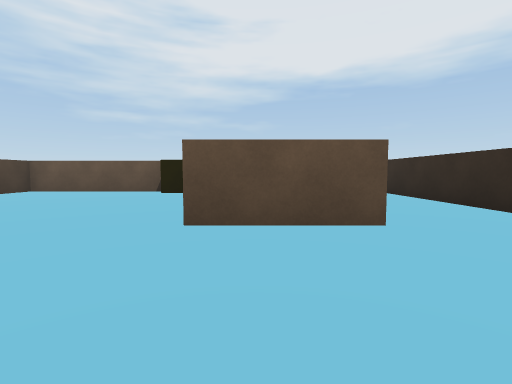
view 1 (above)

12 first-person views from a walk through a scene from a Unity 3-D project. The camera is 0.59 m above the floor, tilts 4° down and sees 85° across. The floor is counted in squares, 1 m on a side. Each view is taken from the middle of a square. On the plan, view 1 faces up. The plan holds only what a view shows up to about 9 squares ahead; the rest is blank. The place goes on beyond the plan. The player is left out.

view 2
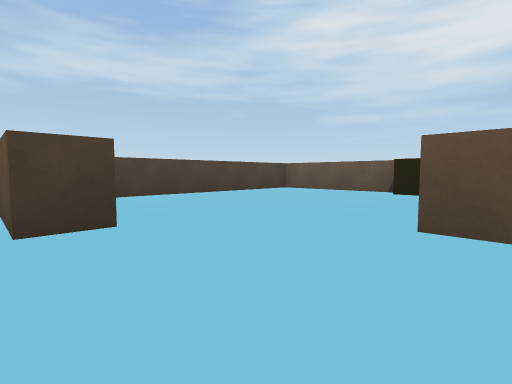

view 3
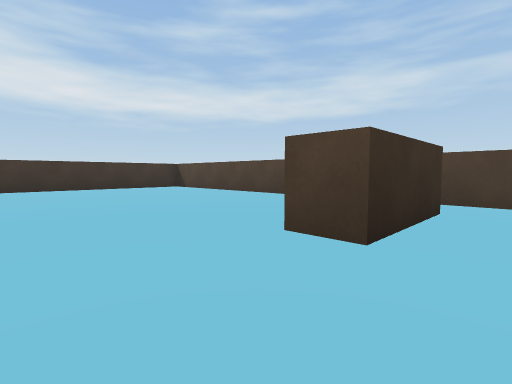

view 4
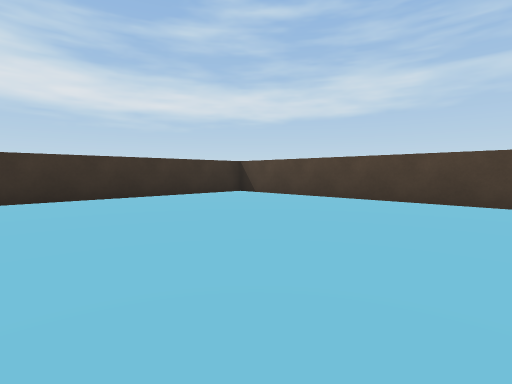

view 5
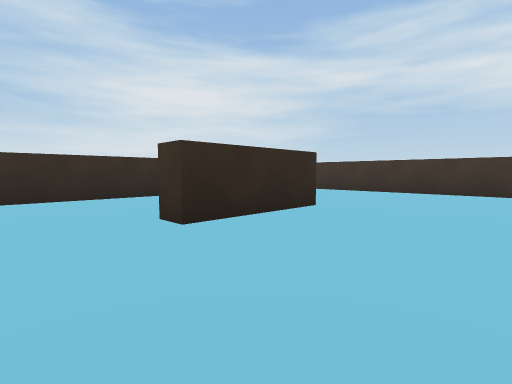

view 6
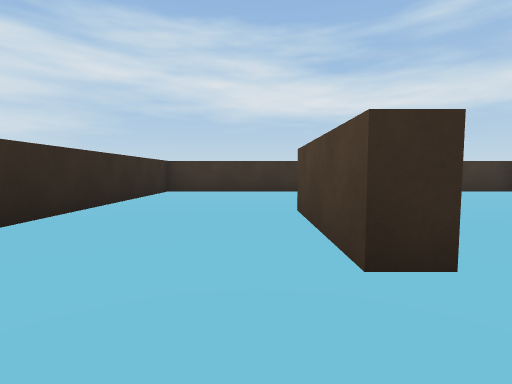

view 7
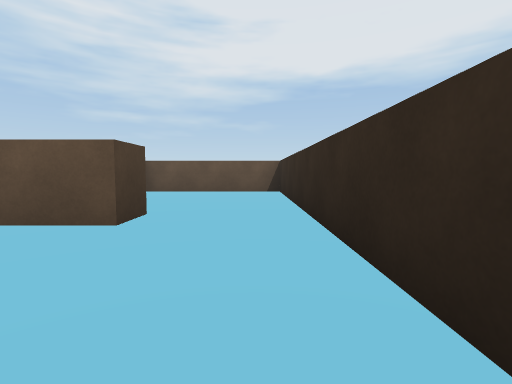

view 8
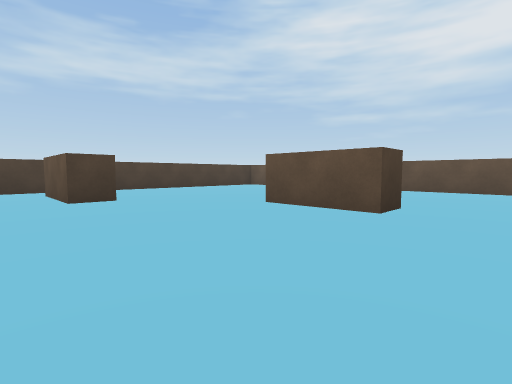

view 9
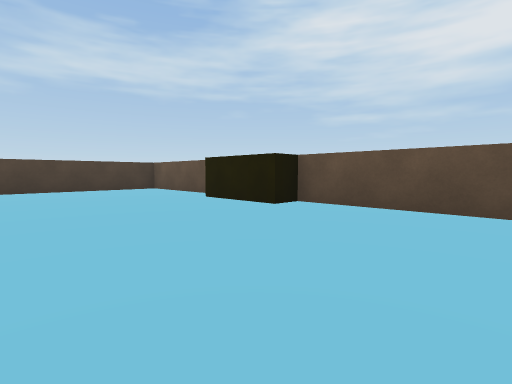

view 10
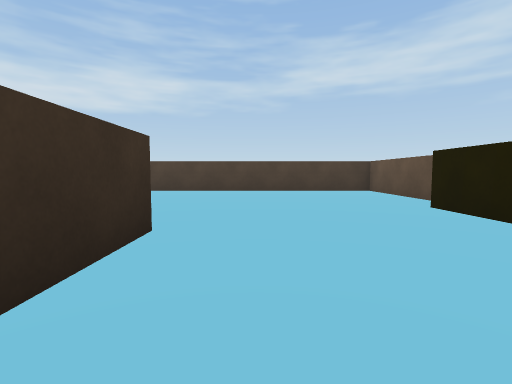

view 11
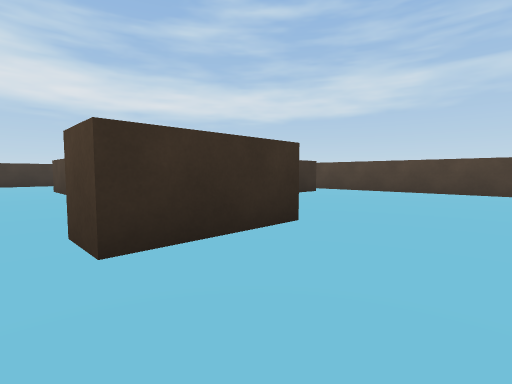

view 12
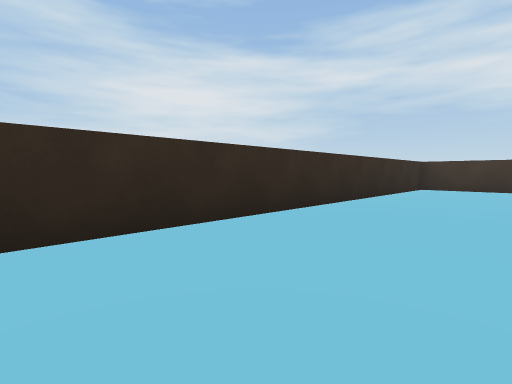

### Floor plan
Points are (right, up) in squares from view 1. A wall is a line through its corners. A room is listed if a view was taken in it or the views show most of it. See-through windows are left out.
Room 1 (views 1, 2, 3, 4, 5, 6, 7, 8, 12)
walls: (-0.2, -4.4) (-0.2, -1.6) (0.4, -1.6) (0.4, -4.4); (-3.2, 0.2) (-5.6, 0.2); (-7, -2.2) (-7, -8.7) (3.7, -8.7) (3.7, 2.5); (1.4, 3.1) (-0.9, 3.1)
ways out: opening at (-6, 0.5) to room 2; opening at (-2.7, 2) to room 2; opening at (2.5, 3.5) to room 2
Room 2 (views 9, 10, 11)
walls: (-0.9, 3.9) (1.4, 3.9) (1.4, 3.1); (-2.9, 8.7) (-7, 8.7) (-7, -0.6); (-5.8, 1.1) (-3.2, 1.1) (-3.2, 0.2); (3.7, 2.5) (3.7, 8.7) (-0.5, 8.7)
ways out: opening at (-6, 0.5) to room 1; opening at (-2.7, 2) to room 1; opening at (2.5, 3.5) to room 1
objects: other object (-2, 8) to (-1, 9)

Positions as (right, up) in squares from view 1, and headings:
1: (0, 0), facing up
2: (0, 0), facing up-left
3: (-1, 2), facing down-left
4: (-1, -2), facing down-left
5: (-3, 0), facing down-right
6: (1, 0), facing down
7: (3, 0), facing up
8: (3, -1), facing up-left
9: (3, 4), facing up-left
10: (2, 5), facing left
11: (2, 6), facing down-left
12: (1, 2), facing down-right
